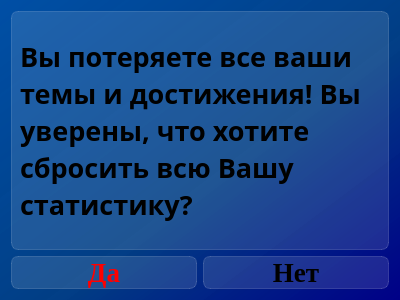
<?xml version="1.0" encoding="UTF-8"?>
<ui version="4.0">
 <class>Dialog_accept_restart_statistics</class>
 <widget class="QDialog" name="Dialog_accept_restart_statistics">
  <property name="geometry">
   <rect>
    <x>0</x>
    <y>0</y>
    <width>400</width>
    <height>300</height>
   </rect>
  </property>
  <property name="windowTitle">
   <string>Сброс статистики</string>
  </property>
  <property name="styleSheet">
   <string notr="true">background-color: qlineargradient(spread:pad, x1:1, y1:1, x2:0, y2:0, stop:0 rgba(0, 0, 135, 255), stop:0.427447 rgba(0, 61, 132, 235), stop:1 rgba(0, 79, 165, 255));
font-family: Liberation Serif;</string>
  </property>
  <layout class="QVBoxLayout" name="verticalLayout">
   <item>
    <widget class="QLabel" name="label_really_restart">
     <property name="styleSheet">
      <string notr="true">text-align: center;
font-weight: bold;
font-size: 20pt;
background-color: rgba(255, 255, 255, 30);
border: 1px solid rgba(255, 255, 255, 40);
border-radius: 7px;
font-family: Libration Serif;</string>
     </property>
     <property name="text">
      <string>Вы потеряете все ваши темы и достижения! Вы уверены, что хотите сбросить всю Вашу статистику?</string>
     </property>
     <property name="scaledContents">
      <bool>false</bool>
     </property>
     <property name="wordWrap">
      <bool>true</bool>
     </property>
    </widget>
   </item>
   <item>
    <layout class="QHBoxLayout" name="horizontalLayout">
     <item>
      <widget class="QPushButton" name="pushButton_yes">
       <property name="styleSheet">
        <string notr="true">QPushButton {
font-weight: bold;
font-size: 20pt;
text-align: center;
color: red;
background-color: rgba(255, 255, 255, 30);
border: 1px solid rgba(255, 255, 255, 40);
border-radius: 7px;
}

QPushButton:hover {
background-color: rgba(255, 255, 255, 40);
}
QPushButton:pressed {
background-color: rgba(255, 255, 255, 70);
}</string>
       </property>
       <property name="text">
        <string>Да</string>
       </property>
      </widget>
     </item>
     <item>
      <widget class="QPushButton" name="pushButton_no">
       <property name="styleSheet">
        <string notr="true">QPushButton {
font-weight: bold;
font-size: 20pt;
text-align: center;
background-color: rgba(255, 255, 255, 30);
border: 1px solid rgba(255, 255, 255, 40);
border-radius: 7px;
}

QPushButton:hover {
background-color: rgba(255, 255, 255, 40);
}
QPushButton:pressed {
background-color: rgba(255, 255, 255, 70);
}</string>
       </property>
       <property name="text">
        <string>Нет</string>
       </property>
      </widget>
     </item>
    </layout>
   </item>
  </layout>
 </widget>
 <resources/>
 <connections/>
</ui>
